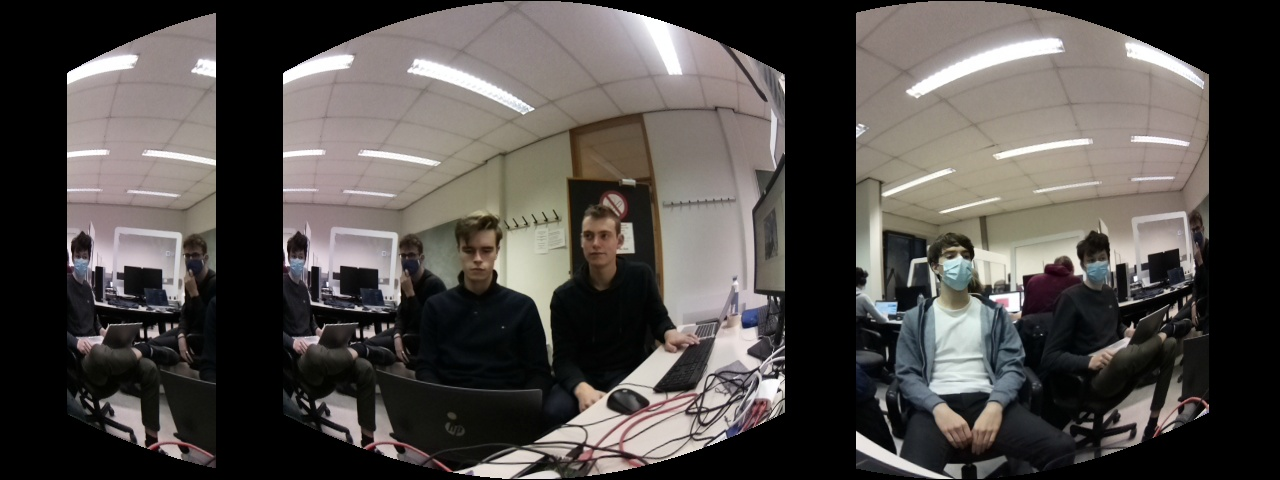
#> input picture programs/MAIN_code/deprecated/stitchted_cyl.jpg, 1280 x 480 px, given in place of image_for_testing_1.jpg, which was not available
$ python MAIN_stitching_code.py
#> lines starting #> are read from the running program, lines starting #| are printed output that depends on the picture; pictures that were not available may be replaced by others from this repository, and a replacement may not be noted
#> further down, img1 is the input picture: shape (480, 1280, 3); mean B, G, R 73.1, 76.1, 80.4
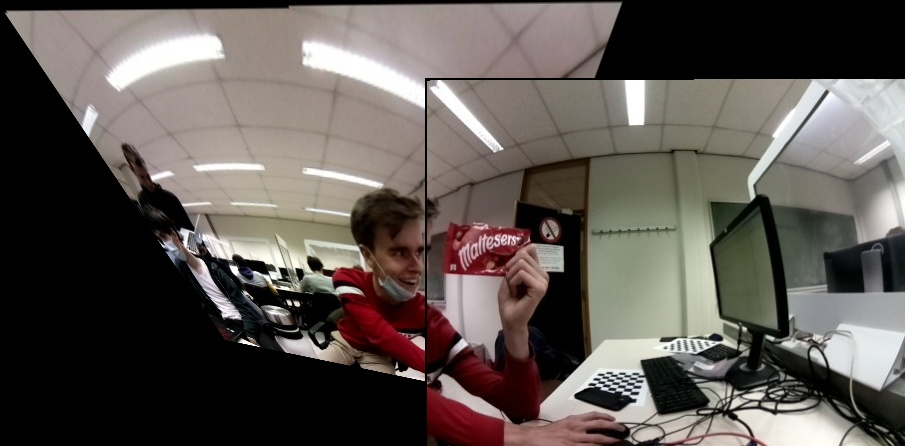
#> input picture programs/MAIN_code/deprecated/stitchted_normal.jpg, 905 x 446 px, given in place of image_for_testing_2.jpg, which was not available
#> further down, img2 is the input picture: shape (446, 905, 3); mean B, G, R 82.7, 87.2, 94.1
import cv2
import numpy as np
import time

t_start = time.perf_counter()
print(time.process_time())
# variables
PATH1 = "../../images/testing_images_pi/lokaal/image_for_testing_1.jpg"
PATH2 = "../../images/testing_images_pi/lokaal/image_for_testing_2.jpg"
PATH_RESULT = "stitchted.jpg"
MATRIX_DATA = "matrix_data.txt"

def warpImages(img1, img2, H):
    print(time.process_time())
    rows1, cols1 = img1.shape[:2]
#> rows1 = 446; cols1 = 905

    list_of_points_1 = np.float32([[0, 0], [0, rows1], [cols1, rows1], [cols1, 0]]).reshape(-1, 1, 2)
#> list_of_points_1 = [[0, 0], [0, 446], [905, 446], [905, 0]]

    # When we have established a homography we need to warp perspective
    # Change field of view
    list_of_points_2 = cv2.perspectiveTransform(list_of_points_1, H)

    list_of_points = np.concatenate((list_of_points_1, list_of_points_2), axis=0)

    [x_min, y_min] = np.int32(list_of_points.min(axis=0).ravel() - 0.5)
#> x_min = -258; y_min = -138
    [x_max, y_max] = np.int32(list_of_points.max(axis=0).ravel() + 0.5)
#> x_max = 905; y_max = 576

    translation_dist = [-x_min, -y_min]
#> translation_dist = [258, 138]

    H_translation = np.array([[1, 0, translation_dist[0]], [0, 1, translation_dist[1]], [0, 0, 1]])
    print("1")
    print(time.process_time())
    output_img = cv2.warpPerspective(img2, H_translation.dot(H), (x_max - x_min, y_max - y_min))
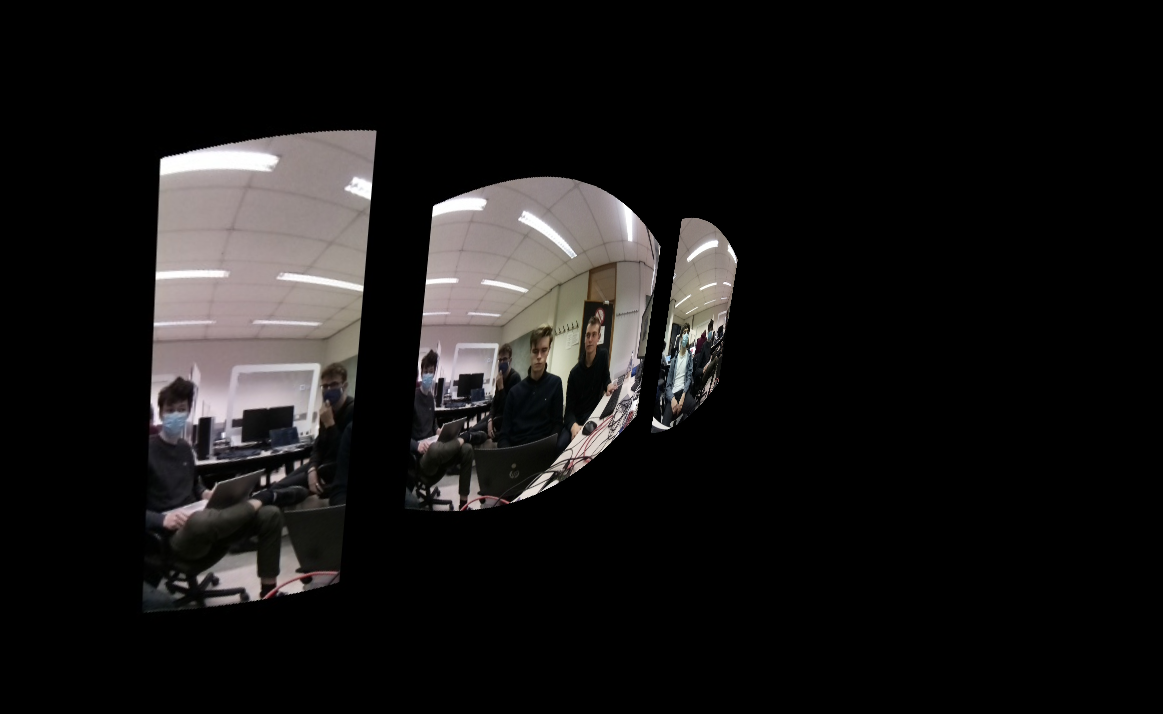
#> output_img: shape (714, 1163, 3); mean B, G, R 22.3, 22.7, 24.3
    print("2")
    print(time.process_time())
    output_img[translation_dist[1]:rows1 + translation_dist[1], translation_dist[0]:cols1 + translation_dist[0]] = img1
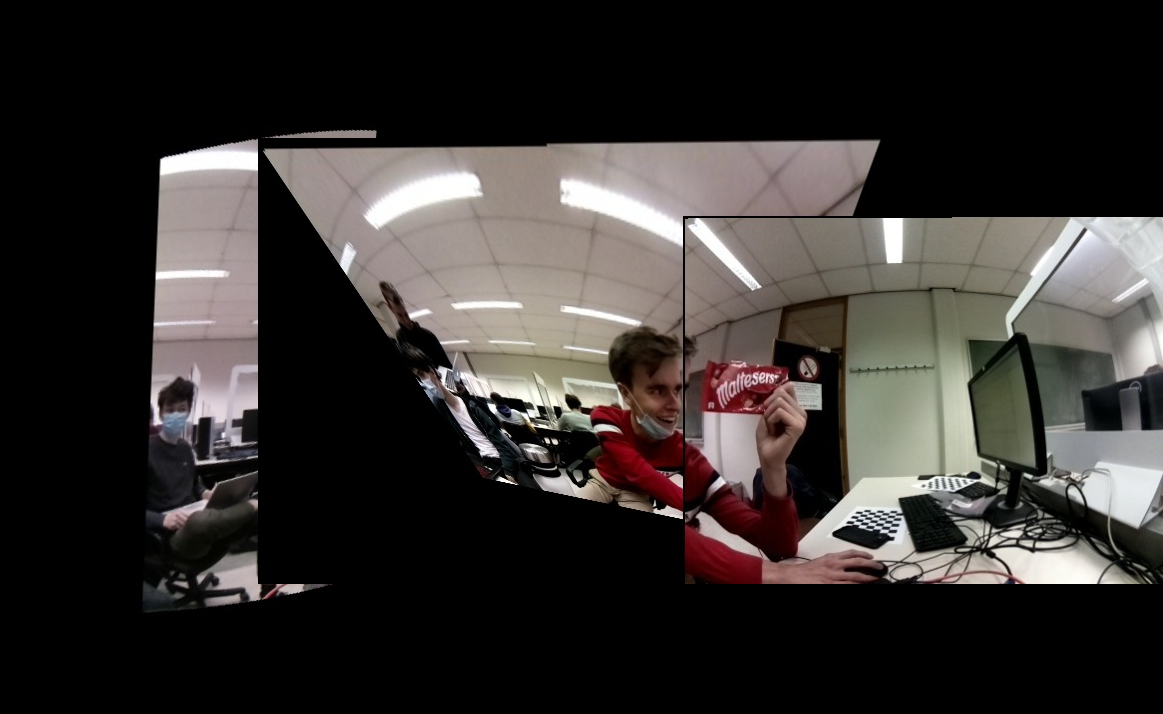
#> output_img: shape (714, 1163, 3); mean B, G, R 47.1, 49.2, 53.1
    print(time.process_time())
    return output_img


# Load images
img1 = cv2.imread(PATH1)
img2 = cv2.imread(PATH2)
# load tranformation matrix

M = np.loadtxt(MATRIX_DATA)

if len(M) > 0:
    result = warpImages(img2, img1, M)
    cv2.imwrite(PATH_RESULT, result)
else:
    print("No transformation matrix found")
print(time.perf_counter() - t_start)

print("CPU tijd: ", time.perf_counter() - t_start)
print("totale tijd: ", time.process_time())

"CPU 0.48 TOT 1.23"
